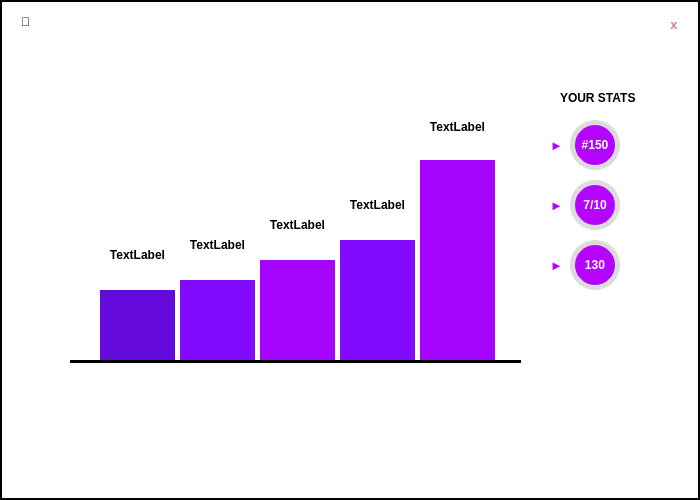
<?xml version="1.0" encoding="UTF-8"?>
<ui version="4.0">
 <class>Form</class>
 <widget class="QWidget" name="Form">
  <property name="geometry">
   <rect>
    <x>0</x>
    <y>0</y>
    <width>700</width>
    <height>500</height>
   </rect>
  </property>
  <property name="windowTitle">
   <string>Form</string>
  </property>
  <widget class="QFrame" name="frame">
   <property name="geometry">
    <rect>
     <x>0</x>
     <y>0</y>
     <width>700</width>
     <height>500</height>
    </rect>
   </property>
   <property name="styleSheet">
    <string notr="true">QFrame#frame {
	background-color: white;
	border: 2px solid black
}


QPushButton#startBtn, #creditsBtn, #rankBtn {
	font-size: 12pt;
	padding: 30px 5px;
	border: solid 1px black;
	color: white;
	border-radius: 35px;
	background-color: qlineargradient(spread:pad, x1:0.670773, y1:0.67, x2:0.0738636, y2:0.051, stop:0 rgba(89, 29, 102, 200), stop:1 rgba(225, 110, 227, 200));
}

QPushButton#startBtn:hover, #creditsBtn:hover, #rankBtn:hover {
	background-color: transparent;
background-color: qlineargradient(spread:pad, x1:0.670773, y1:0.67, x2:0.0738636, y2:0.051, stop:0 rgba(225, 110, 227, 150), stop:1 rgba(89, 29, 102, 150));
}

QLabel#ranklbl, #gameslbl, #bestlbl {
background-color: rgba(180,4,255, 255);
border-radius: 25%;
border: 5px solid rgba(220,220,220,255);
color: white;
font-weight: bold;
}

QLabel#rank1lbl, #rank2lbl, #rank3lbl, #rank4lbl, #rank5lbl {
	font-weight: bold;
}</string>
   </property>
   <property name="frameShape">
    <enum>QFrame::StyledPanel</enum>
   </property>
   <property name="frameShadow">
    <enum>QFrame::Raised</enum>
   </property>
   <widget class="QPushButton" name="btnClose">
    <property name="geometry">
     <rect>
      <x>660</x>
      <y>10</y>
      <width>28</width>
      <height>29</height>
     </rect>
    </property>
    <property name="layoutDirection">
     <enum>Qt::LeftToRight</enum>
    </property>
    <property name="styleSheet">
     <string notr="true">QPushButton#btnClose {
border: none;
background-color: transparent;
color: rgba(150,0,0,120);
border-radius: 10px;
font-weight: bold;
padding: 5px 10px 6px 10px;
font-size:10pt
}

QPushButton#btnClose:hover {
	background-color: rgba(255,0,0,100);
	color: black
}</string>
    </property>
    <property name="text">
     <string>x</string>
    </property>
   </widget>
   <widget class="QLabel" name="label">
    <property name="geometry">
     <rect>
      <x>260</x>
      <y>390</y>
      <width>180</width>
      <height>110</height>
     </rect>
    </property>
    <property name="styleSheet">
     <string notr="true">image: url(:/images/images/logo5.png);</string>
    </property>
    <property name="text">
     <string/>
    </property>
   </widget>
   <widget class="Line" name="line">
    <property name="geometry">
     <rect>
      <x>70</x>
      <y>326</y>
      <width>451</width>
      <height>71</height>
     </rect>
    </property>
    <property name="styleSheet">
     <string notr="true"/>
    </property>
    <property name="frameShadow">
     <enum>QFrame::Plain</enum>
    </property>
    <property name="lineWidth">
     <number>3</number>
    </property>
    <property name="midLineWidth">
     <number>0</number>
    </property>
    <property name="orientation">
     <enum>Qt::Horizontal</enum>
    </property>
   </widget>
   <widget class="QLabel" name="label_2">
    <property name="geometry">
     <rect>
      <x>100</x>
      <y>290</y>
      <width>75</width>
      <height>70</height>
     </rect>
    </property>
    <property name="styleSheet">
     <string notr="true">background-color: rgba(100,10,220, 255);</string>
    </property>
    <property name="text">
     <string/>
    </property>
   </widget>
   <widget class="QLabel" name="label_3">
    <property name="geometry">
     <rect>
      <x>260</x>
      <y>260</y>
      <width>75</width>
      <height>100</height>
     </rect>
    </property>
    <property name="styleSheet">
     <string notr="true">background-color:rgba(165,4,255, 255);</string>
    </property>
    <property name="text">
     <string/>
    </property>
   </widget>
   <widget class="QLabel" name="label_4">
    <property name="geometry">
     <rect>
      <x>180</x>
      <y>280</y>
      <width>75</width>
      <height>80</height>
     </rect>
    </property>
    <property name="styleSheet">
     <string notr="true">background-color: rgba(130,10,255, 255);;</string>
    </property>
    <property name="text">
     <string/>
    </property>
   </widget>
   <widget class="QLabel" name="label_5">
    <property name="geometry">
     <rect>
      <x>420</x>
      <y>160</y>
      <width>75</width>
      <height>200</height>
     </rect>
    </property>
    <property name="styleSheet">
     <string notr="true">background-color: rgba(165,4,255, 255);</string>
    </property>
    <property name="text">
     <string/>
    </property>
   </widget>
   <widget class="QLabel" name="label_6">
    <property name="geometry">
     <rect>
      <x>340</x>
      <y>240</y>
      <width>75</width>
      <height>120</height>
     </rect>
    </property>
    <property name="styleSheet">
     <string notr="true">background-color: rgba(130,10,255, 255);</string>
    </property>
    <property name="text">
     <string/>
    </property>
   </widget>
   <widget class="QLabel" name="ranklbl">
    <property name="geometry">
     <rect>
      <x>570</x>
      <y>120</y>
      <width>50</width>
      <height>50</height>
     </rect>
    </property>
    <property name="styleSheet">
     <string notr="true"/>
    </property>
    <property name="text">
     <string>#150</string>
    </property>
    <property name="alignment">
     <set>Qt::AlignCenter</set>
    </property>
   </widget>
   <widget class="QLabel" name="bestlbl">
    <property name="geometry">
     <rect>
      <x>570</x>
      <y>180</y>
      <width>50</width>
      <height>50</height>
     </rect>
    </property>
    <property name="styleSheet">
     <string notr="true"/>
    </property>
    <property name="text">
     <string>7/10</string>
    </property>
    <property name="alignment">
     <set>Qt::AlignCenter</set>
    </property>
   </widget>
   <widget class="QLabel" name="gameslbl">
    <property name="geometry">
     <rect>
      <x>570</x>
      <y>240</y>
      <width>50</width>
      <height>50</height>
     </rect>
    </property>
    <property name="styleSheet">
     <string notr="true"/>
    </property>
    <property name="text">
     <string>130</string>
    </property>
    <property name="alignment">
     <set>Qt::AlignCenter</set>
    </property>
   </widget>
   <widget class="QLabel" name="label_10">
    <property name="geometry">
     <rect>
      <x>550</x>
      <y>135</y>
      <width>20</width>
      <height>20</height>
     </rect>
    </property>
    <property name="styleSheet">
     <string notr="true">font-size: 10pt;
font-weight: bold;
color: rgba(180,4,255, 255)</string>
    </property>
    <property name="text">
     <string>►</string>
    </property>
   </widget>
   <widget class="QLabel" name="label_11">
    <property name="geometry">
     <rect>
      <x>550</x>
      <y>195</y>
      <width>20</width>
      <height>20</height>
     </rect>
    </property>
    <property name="styleSheet">
     <string notr="true">font-size: 10pt;
font-weight: bold;
color: rgba(180,4,255, 255)</string>
    </property>
    <property name="text">
     <string>►</string>
    </property>
   </widget>
   <widget class="QLabel" name="label_12">
    <property name="geometry">
     <rect>
      <x>550</x>
      <y>255</y>
      <width>20</width>
      <height>20</height>
     </rect>
    </property>
    <property name="styleSheet">
     <string notr="true">font-size: 10pt;
font-weight: bold;
color: rgba(180,4,255, 255)</string>
    </property>
    <property name="text">
     <string>►</string>
    </property>
   </widget>
   <widget class="QPushButton" name="backBtn">
    <property name="geometry">
     <rect>
      <x>10</x>
      <y>10</y>
      <width>31</width>
      <height>23</height>
     </rect>
    </property>
    <property name="styleSheet">
     <string notr="true">#backBtn {
	border: none;
	font-weight: bold
}

#backBtn:hover {
	color: rgba(165,4,255,255)
}</string>
    </property>
    <property name="text">
     <string></string>
    </property>
   </widget>
   <widget class="QLabel" name="rank1lbl">
    <property name="geometry">
     <rect>
      <x>420</x>
      <y>102</y>
      <width>75</width>
      <height>50</height>
     </rect>
    </property>
    <property name="text">
     <string>TextLabel</string>
    </property>
    <property name="alignment">
     <set>Qt::AlignCenter</set>
    </property>
    <property name="wordWrap">
     <bool>true</bool>
    </property>
   </widget>
   <widget class="QLabel" name="rank2lbl">
    <property name="geometry">
     <rect>
      <x>340</x>
      <y>180</y>
      <width>75</width>
      <height>50</height>
     </rect>
    </property>
    <property name="text">
     <string>TextLabel</string>
    </property>
    <property name="alignment">
     <set>Qt::AlignCenter</set>
    </property>
    <property name="wordWrap">
     <bool>true</bool>
    </property>
   </widget>
   <widget class="QLabel" name="rank3lbl">
    <property name="geometry">
     <rect>
      <x>260</x>
      <y>200</y>
      <width>75</width>
      <height>50</height>
     </rect>
    </property>
    <property name="text">
     <string>TextLabel</string>
    </property>
    <property name="alignment">
     <set>Qt::AlignCenter</set>
    </property>
    <property name="wordWrap">
     <bool>true</bool>
    </property>
   </widget>
   <widget class="QLabel" name="rank4lbl">
    <property name="geometry">
     <rect>
      <x>180</x>
      <y>220</y>
      <width>75</width>
      <height>50</height>
     </rect>
    </property>
    <property name="text">
     <string>TextLabel</string>
    </property>
    <property name="alignment">
     <set>Qt::AlignCenter</set>
    </property>
    <property name="wordWrap">
     <bool>true</bool>
    </property>
   </widget>
   <widget class="QLabel" name="rank5lbl">
    <property name="geometry">
     <rect>
      <x>100</x>
      <y>230</y>
      <width>75</width>
      <height>50</height>
     </rect>
    </property>
    <property name="text">
     <string>TextLabel</string>
    </property>
    <property name="alignment">
     <set>Qt::AlignCenter</set>
    </property>
    <property name="wordWrap">
     <bool>true</bool>
    </property>
   </widget>
   <widget class="QLabel" name="label_7">
    <property name="geometry">
     <rect>
      <x>560</x>
      <y>90</y>
      <width>81</width>
      <height>16</height>
     </rect>
    </property>
    <property name="styleSheet">
     <string notr="true">font-weight: bold</string>
    </property>
    <property name="text">
     <string>YOUR STATS</string>
    </property>
   </widget>
   <zorder>btnClose</zorder>
   <zorder>line</zorder>
   <zorder>label_2</zorder>
   <zorder>label_3</zorder>
   <zorder>label_4</zorder>
   <zorder>label_5</zorder>
   <zorder>label_6</zorder>
   <zorder>ranklbl</zorder>
   <zorder>bestlbl</zorder>
   <zorder>gameslbl</zorder>
   <zorder>label_10</zorder>
   <zorder>label_11</zorder>
   <zorder>label_12</zorder>
   <zorder>backBtn</zorder>
   <zorder>rank1lbl</zorder>
   <zorder>rank2lbl</zorder>
   <zorder>rank3lbl</zorder>
   <zorder>rank4lbl</zorder>
   <zorder>rank5lbl</zorder>
   <zorder>label_7</zorder>
   <zorder>label</zorder>
  </widget>
 </widget>
 <resources>
  <include location="resRank.qrc"/>
 </resources>
 <connections/>
</ui>
